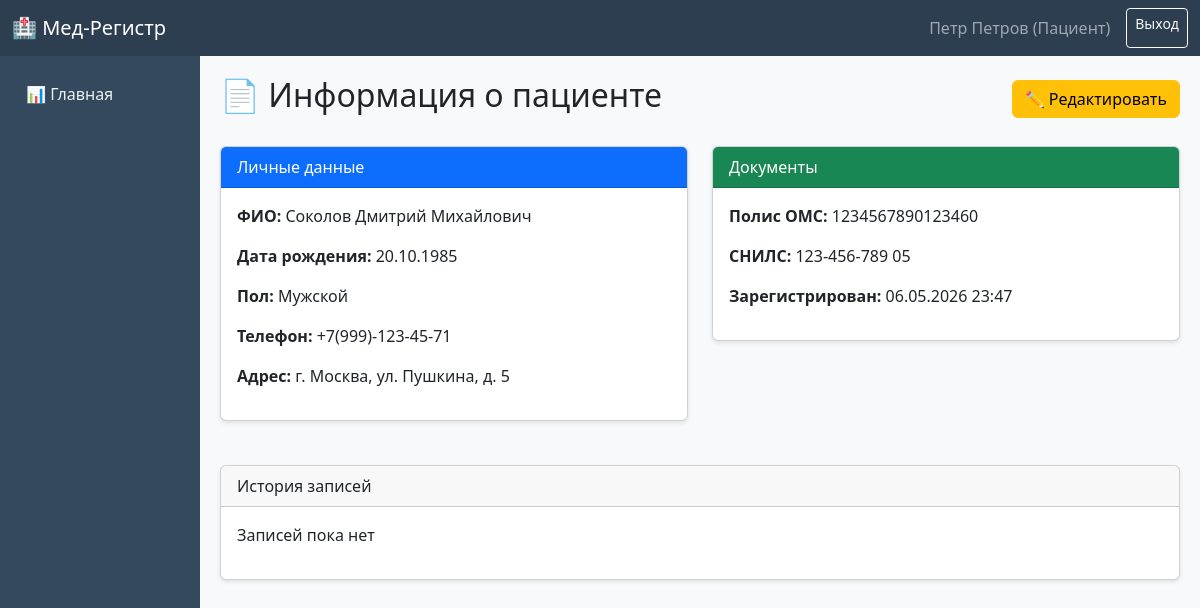
Screenshot of /patients/2/ (signed in) with the database file from the repository.
### accounts/models.py (models this page shows, shortened)
class User(AbstractUser):
    ROLE_CHOICES = (
        ('registrator', 'Медицинский регистратор'),
        ('doctor', 'Врач'),
        ('admin', 'Администратор'),
        ('patient', 'Пациент'),
    )
    role = models.CharField(
        max_length=20,
        choices=ROLE_CHOICES,
        default='registrator',
        verbose_name='Роль'
    )
    phone = models.CharField(
        max_length=20,
        blank=True,
        null=True,
        verbose_name='Телефон'
    )
    middle_name = models.CharField(
        max_length=30,
        blank=True,
        verbose_name='Отчество'
    )
    class Meta:
        verbose_name = 'Пользователь'
        verbose_name_plural = 'Пользователи'

### registry/models.py (models this page shows, shortened)
class Patient(models.Model):
    GENDER_CHOICES = (
        ('M', 'Мужской'),
        ('F', 'Женский'),
    )
    user = models.OneToOneField(
        'accounts.User',
        on_delete=models.CASCADE,
        related_name='patient_profile',
        verbose_name='Пользователь',
        null=True,
        blank=True,
    )
    cyrillic_validator = RegexValidator(
        regex=r'^[а-яА-ЯёЁ\s]+$',
        message='ФИО должно содержать только символы кириллицы и пробелы'
    )
    phone_validator = RegexValidator(
        regex=r'^\+7\(\d{3}\)-\d{3}-\d{2}-\d{2}$',
        message='Телефон должен быть в формате +7(XXX)-XXX-XX-XX'
    )
    oms_validator = RegexValidator(
        regex=r'^\d{16}$',
        message='Полис ОМС должен содержать 16 цифр'
    )
    snils_validator = RegexValidator(
        regex=r'^\d{3}-\d{3}-\d{3} \d{2}$',
        message='СНИЛС должен быть в формате XXX-XXX-XXX XX'
    )
    last_name = models.CharField(
        max_length=100,
        validators=[cyrillic_validator],
        verbose_name='Фамилия'
    )
    first_name = models.CharField(
        max_length=100,
        validators=[cyrillic_validator],
        verbose_name='Имя'
    )
    middle_name = models.CharField(
        max_length=100,
        blank=True,
        validators=[cyrillic_validator],
        verbose_name='Отчество'
    )
    date_of_birth = models.DateField(
        verbose_name='Дата рождения'
    )
    gender = models.CharField(
        max_length=1,
        choices=GENDER_CHOICES,
        verbose_name='Пол'
    )
    address = models.TextField(
        verbose_name='Адрес'
    )
    phone = models.CharField(
        max_length=20,
        validators=[phone_validator],
        unique=True,
        verbose_name='Телефон'
    )
    oms_number = models.CharField(
        max_length=16,
        validators=[oms_validator],
        unique=True,
        verbose_name='Полис ОМС'
    )
    snils = models.CharField(
        max_length=15,
        validators=[snils_validator],
        unique=True,
        verbose_name='СНИЛС'
    )
    created_at = models.DateTimeField(
        auto_now_add=True,
        verbose_name='Дата регистрации'
    )
    updated_at = models.DateTimeField(
        auto_now=True,
        verbose_name='Дата обновления'
    )
    class Meta:
        verbose_name = 'Пациент'
        verbose_name_plural = 'Пациенты'
        ordering = ['last_name', 'first_name']
    @property
    def full_name(self):
        return f"{self.last_name} {self.first_name} {self.middle_name}"

### registry/views.py (the view)
# urls.py: path('patients/<int:pk>/', views.patient_detail, name='patient_detail'),
@login_required
def patient_detail(request, pk):
    patient = get_object_or_404(Patient, pk=pk)
    appointments = patient.appointments.all()[:10]
    context = {
        'patient': patient,
        'appointments': appointments,
    }
    return render(request, 'registry/patient_detail.html', context)

### templates/registry/patient_detail.html (shortened to what this page needs)
{% extends 'base.html' %}
{% block content %}
<div class="d-flex justify-content-between align-items-center mb-4">
    <h2>📄 Информация о пациенте</h2>
    <a href="{% url 'registry:patient_edit' patient.pk %}" class="btn btn-warning">✏️ Редактировать</a>
</div>
<div class="row">
    <div class="col-md-6">
        <div class="card">
            <div class="card-header bg-primary text-white">Личные данные</div>
            <div class="card-body">
                <p><strong>ФИО:</strong> {{ patient.full_name }}</p>
                <p><strong>Дата рождения:</strong> {{ patient.date_of_birth|date:"d.m.Y" }}</p>
                <p><strong>Пол:</strong> {{ patient.get_gender_display }}</p>
                <p><strong>Телефон:</strong> {{ patient.phone }}</p>
                <p><strong>Адрес:</strong> {{ patient.address }}</p>
            </div>
        </div>
    </div>
    <div class="col-md-6">
        <div class="card">
            <div class="card-header bg-success text-white">Документы</div>
            <div class="card-body">
                <p><strong>Полис ОМС:</strong> {{ patient.oms_number }}</p>
                <p><strong>СНИЛС:</strong> {{ patient.snils }}</p>
                <p><strong>Зарегистрирован:</strong> {{ patient.created_at|date:"d.m.Y H:i" }}</p>
            </div>
        </div>
    </div>
</div>
<div class="card mt-4">
    <div class="card-header">История записей</div>
    <div class="card-body">
        {% if appointments %}
        <table class="table">
            <thead>
                <tr>
                    <th>Дата</th>
                    <th>Врач</th>
                    <th>Статус</th>
                </tr>
            </thead>
            <tbody>
                {% for apt in appointments %}
                <tr>
                    <td>{{ apt.appointment_date|date:"d.m.Y" }} {{ apt.appointment_time }}</td>
                    <td>{{ apt.doctor }}</td>
                    <td>{{ apt.get_status_display }}</td>
                </tr>
                {% endfor %}
            </tbody>
        </table>
        {% else %}
        <p>Записей пока нет</p>
        {% endif %}
    </div>
</div>
{% endblock %}

### templates/base.html (shortened to what this page needs)
<!DOCTYPE html>
<html lang="ru">
<head>
    <link href="https://cdn.jsdelivr.net/npm/bootstrap@5.3.0/dist/css/bootstrap.min.css" rel="stylesheet">
</head>
<body>
    <nav class="navbar navbar-expand-lg navbar-dark">
        <div class="container-fluid">
            <a class="navbar-brand" href="{% url 'registry:dashboard' %}">🏥 Мед-Регистр</a>
            {% if user.is_authenticated %}
            <div class="d-flex">
                <span class="navbar-text me-3">{{ user.get_full_name }} ({{ user.get_role_display }})</span>
                <a href="{% url 'accounts:logout' %}" class="btn btn-outline-light btn-sm">Выход</a>
            </div>
            {% endif %}
        </div>
    </nav>
    <div class="container-fluid">
        <div class="row">
            {% if user.is_authenticated %}
            <div class="col-md-2 sidebar p-3">
                <a href="{% url 'registry:dashboard' %}">📊 Главная</a>
            </div>
            {% endif %}
            <div class="{% if user.is_authenticated %}col-md-10{% else %}col-12{% endif %} content">
                {% block content %}{% endblock %}
            </div>
        </div>
    </div>
</body>
</html>

### templates/base.html (style rules this page uses)
body { background-color: #f8f9fa; }
.navbar { background-color: #2c3e50 !important; }
.sidebar { min-height: calc(100vh - 56px); background-color: #34495e; color: white; }
.sidebar a { color: #ecf0f1; text-decoration: none; display: block; padding: 10px; }
.content { padding: 20px; }
.card { margin-bottom: 20px; box-shadow: 0 2px 4px rgba(0,0,0,0.1); }

### rows the page displays
User: get_full_name "Петр Петров", role "Пациент"
Patient: full_name "Соколов Дмитрий Михайлович", date_of_birth "20.10.1985", gender "Мужской", phone "+7(999)-123-45-71", address "г. Москва, ул. Пушкина, д. 5", oms_number "1234567890123460", snils "123-456-789 05", created_at "06.05.2026 23:47"
